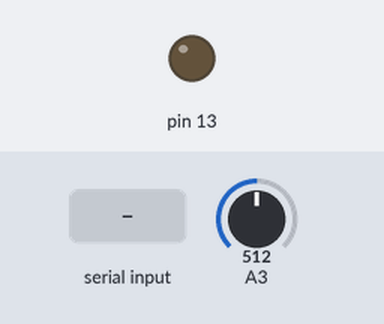
A sketch run on a simulated Arduino Uno, built with avr-gcc and run on an emulated ATmega328P. On the bench: output pins drawn as LEDs (lit = HIGH). Inputs (shaded band) come from the test bench; at power-on: A3 = 512.

Above: at 1.2 s.
1.3 s: "30,150\n" received over Serial
4.3 s: "1\n" received over Serial
At 5.5 s:
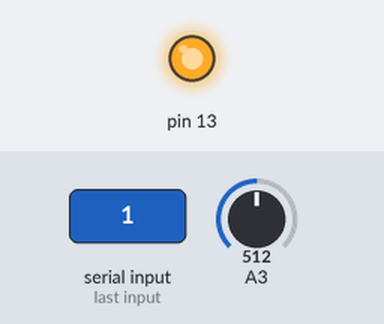
5.8 s: "90,45\n" received over Serial
At 6.7 s:
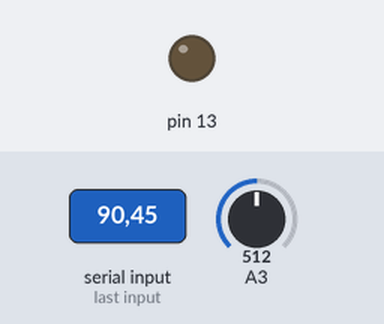
Timing chart, 0 to 8.8 s (numbered marks = the images above; inputs shaded):
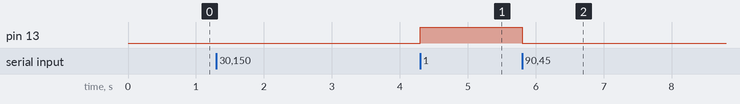

Measured:
- after the input at 4.3 s, pin 13: LOW → HIGH at once
- after the input at 5.8 s, pin 13: HIGH → LOW at once

The sketch:

BulbWithTwoWay.ino
```cpp
int status=0,currentStatus=0,prevStatus=0,reading=0;
void setup() {
pinMode(13,OUTPUT);
  Serial.begin(9600);

}
void loop() {
// Serial.print("VAL:");
 if (Serial.available())
  {status = Serial.read()-'0';
  }
    if(status==1)digitalWrite(13,HIGH);
    if(status==0)digitalWrite(13,LOW);
reading=analogRead(3);
if(reading>800)
  {
   currentStatus=1;
  }
  else
  {
       currentStatus=0;
  }
if(currentStatus!=prevStatus)
{
  if(reading>800)
  {
    Serial.println("Turned ON");
  }
  else
  {
    Serial.println("Turned OFF");
  }
  prevStatus=currentStatus;
}
}
```
